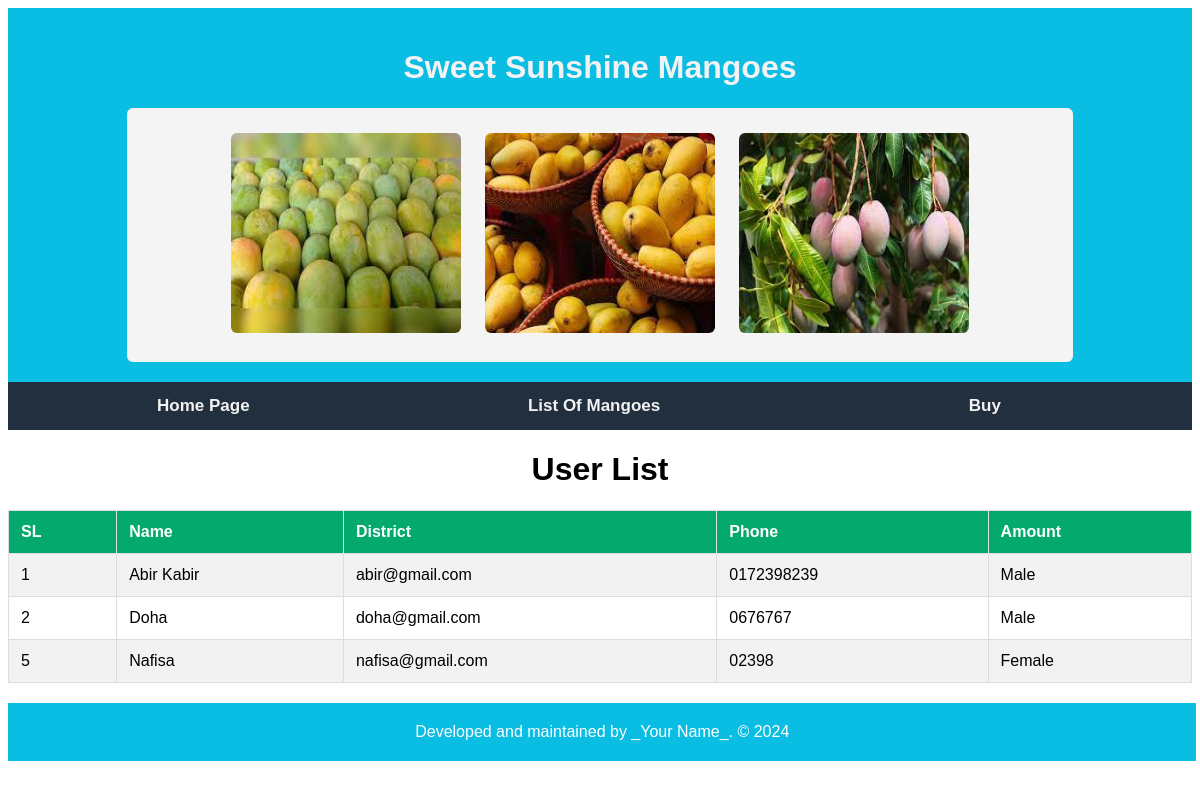
The page /applicant_list.php on the database its author committed.
### tables this page shows
CREATE TABLE `form` (
  `id` int(11) NOT NULL,
  `name` varchar(50) NOT NULL,
  `district` varchar(50) NOT NULL,
  `phone` varchar(15) NOT NULL,
  `amount` varchar(50) NOT NULL,
  `choose_mangoes` varchar(200) NOT NULL,
  `course_id` int(11) NOT NULL
);

### applicant_list.php (the view)
<?php
include "header.php";
include "dbconnect.php";
$sql = "SELECT * FROM form";
$result = $conn->query($sql);
?>
<h1 align="center">User List</h1>
<table>
    <tr>
        <th>SL</th>
        <th>Name</th>
        <th>District</th>
        <th>Phone</th>
        <th>Amount</th>
    </tr>
    <?php
    while($row=$result->fetch_assoc()){
        echo "<tr>";
        echo "<td>".$row["id"] ."</td>";
        echo "<td>".$row["name"] ."</td>";
        echo "<td>". $row["district"]."</td>";
        echo "<td>". $row["phone"]."</td>";
        echo "<td>". $row["amount"]."</td>";
        echo "</tr>";
    }
    ?>
<table>
<?php
include "footer.php";
?>

### header.php (shortened to what this page needs)
<!DOCTYPE html>
<html lang="en">
	<head>
	<link rel="stylesheet" href="style.css">
	</head>
	<body>
		<div class="header">
		  <h1>Sweet Sunshine Mangoes</h1>
		   <div class="gallery">
		  <img src="milon1.jpg">
		  <img src="milon2.jpg">
		  <img src="milon3.jpg">
		  </div>
		</div>
		<div class="topnav">
		  <a href="index.php">Home Page</a>
		  <a href="courses.php">List Of Mangoes</a>
		  <a href="application.php">Buy</a>
		</div>

### footer.php
<div class="footer">
			Developed and maintained by _Your Name_. &copy; 2024
		</div>
	</body>
</html>

### style.css (style rules this page uses)
body { font-family: sans-serif; }
.header { background-color: #0abde3; padding: 20px; text-align: center; color:#f2f2f2; }
.topnav { overflow: hidden; background-color: #222f3e; position:sticky; top:0; }
.topnav a { float: left; display: block; color: #f2f2f2; text-align: center; padding: 14px 16px; text-decoration: none; width:33%; box-sizing: border-box; font-size:17px; font-weight:bold; }
table { font-family: Arial, Helvetica, sans-serif; border-collapse: collapse; width: 100%; }
table, td, th { border: 1px solid #ddd; padding: 12px; }
tr:nth-child(even) { background-color: #f2f2f2; }
th { padding-top: 12px; padding-bottom: 12px; text-align: left; background-color: #04AA6D; color: white; }
.footer { width: 97%; padding:20px; background-color: #0abde3; color: white; text-align: center; margin-top:20px; }
.gallery { width:80%; margin:auto; margin-top:20px; background-color:#f4f4f4; padding:15px; text-align:center; border-radius:6px; }
.gallery img { height:200px; width:230px; border-radius:6px; margin:10px; }

### rows shown on the page
form: id "1", name "Abir Kabir", district "abir@gmail.com", phone "0172398239", amount "Male"
form: id "2", name "Doha", district "doha@gmail.com", phone "0676767", amount "Male"
form: id "5", name "Nafisa", district "nafisa@gmail.com", phone "02398", amount "Female"
